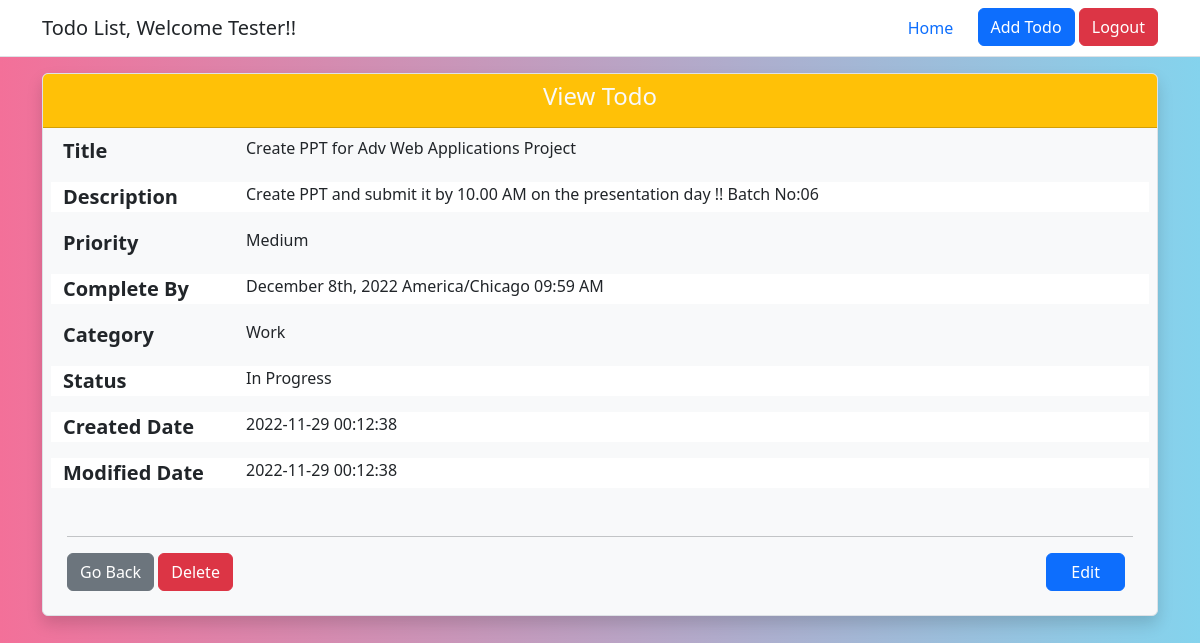
The page /controller/view_todo.php?id=2 (signed in) on the database as committed earlier.
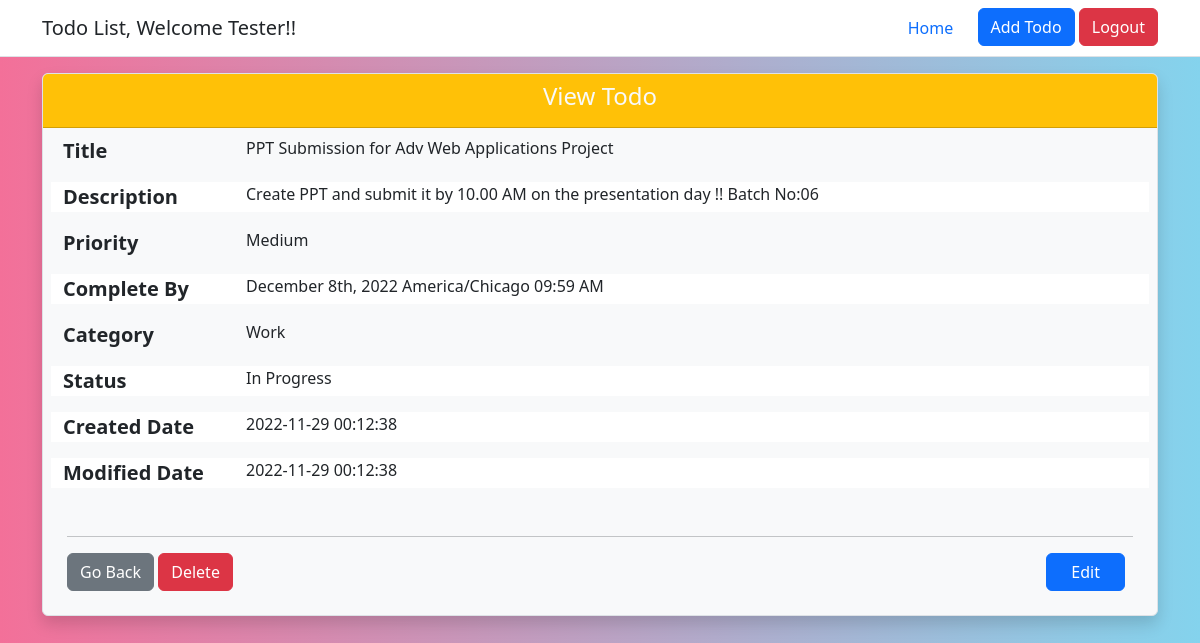
The same page on the database as committed later.
### tables this page shows
CREATE TABLE todos (
  todo_id int(10) NOT NULL AUTO_INCREMENT,
  title varchar(150) NOT NULL,
  description text,
  priority varchar(10) DEFAULT 'Medium',
  category varchar(10) DEFAULT 'Personal',
  status varchar(15) NOT NULL DEFAULT 'Not Started',
  due_date datetime NOT NULL,
  user_id int(10) NOT NULL,
  created_date datetime NOT NULL DEFAULT CURRENT_TIMESTAMP,
  modified_date datetime NOT NULL DEFAULT CURRENT_TIMESTAMP ON UPDATE CURRENT_TIMESTAMP,
  PRIMARY KEY (todo_id),
  FOREIGN KEY (user_id) REFERENCES users(user_id)
);

### controller/view_todo.php (the view, shortened to what this page needs)
<?php
require_once "../includes/utility.php";
$msg = '';
if (isset($_SESSION['user_mail']) && isset($_SESSION['login_status']) && !empty($_SESSION['user_mail']) && $_SESSION['login_status'] === 'SUCCESS') {
    if (isset($_GET['id']) && !empty($_GET['id'])) {
        $todoId =  htmlentities($_GET["id"]);
        $userDetails = getUserDetails($_SESSION['user_mail']);
        if ($todoId && $userDetails) {
            $sql = "SELECT * FROM todos WHERE todo_id= :id AND user_id= :uid";
            $param = array(
                "id" => $todoId,
                "uid" => $userDetails['user_id'],
            );
            $result = executeQuery($sql, $param, "ONE");
        } else {
            $msg = ERROR_404_MSG . ' ' . INVALID_PARAM_MSG;
        }
    } else {
        $msg = ERROR_404_MSG;
    }
} else {
    $msg = NEED_TO_LOGIN_MSG;
    header("refresh:1;url=" . INDEX_PAGE_LOCATION);
}
?>
<!doctype html>
<html lang="en">
<head>
    <?php getHead(); ?>
</head>
<body>
    <?php getHeader(); ?>
    <div id="viewContainer" class="container m-6">
        <div class="card bg-light rounded border shadow">
            <div class="card-header bg-warning text-center">
                <h4 class="card-title text-light">View Todo</h4>
            </div>
            <?php
            if ($result) {
            ?>
                <div class="m-2 row">
                    <div class="col-2">
                        <label for="title" class="fs-5 text-seoncdary fw-bold">Title </label>
                    </div>
                    <div class="col-10">
                        <output name="title" class="fs-6"><?php echo htmlentities($result['title']); ?></output>
                    </div>
                </div>
                <div class="m-2 row bg-white">
                    <div class="col-2">
                        <label for="description" class="fs-5 text-seoncdary fw-bold">Description</label>
                    </div>
                    <div class="col-10">
                        <output name="description" class="fs-6"><?php echo htmlentities($result['description']); ?></output>
                    </div>
                </div>
                <div class="m-2 row">
                    <div class="col-2">
                        <label for="priority" class="fs-5 text-seoncdary fw-bold">Priority </label>
                    </div>
                    <div class="col-10">
                        <output name="priority" class="fs-6"><?php echo htmlentities($result['priority']); ?></output>
                    </div>
                </div>
                <div class="m-2 row bg-white">
                    <div class="col-2">
                        <label for="duedate" class="fs-5 text-seoncdary fw-bold">Complete By</label>
                    </div>
                    <div class="col-10">
                        <output name="duedate" class="fs-6"><?php echo date("F jS, Y e h:i A", strtotime(htmlentities($result['due_date']))); ?></output>
                    </div>
                </div>
                <div class="m-2 row">
                    <div class="col-2">
                        <label for="category" class="fs-5 text-seoncdary fw-bold">Category</label>
                    </div>
                    <div class="col-10">
                        <output name="category" class="fs-6"><?php echo htmlentities($result['category']); ?></output>
                    </div>
                </div>
                <div class="m-2 row bg-white">
                    <div class="col-2">
                        <label for="status" class="fs-5 text-seoncdary fw-bold">Status</label>
                    </div>
                    <div class="col-10">
                        <output name="status" class="fs-6"><?php echo htmlentities($result['status']); ?></output>
                    </div>
                </div>
                <div class="m-2 row bg-white">
                    <div class="col-2">
                        <label for="createdon" class="fs-5 text-seoncdary fw-bold">Created Date</label>
                    </div>
                    <div class="col-10">
                        <output name="createdon" class="fs-6"><?php echo htmlentities($result['created_date']); ?></output>
                    </div>
                </div>
                <div class="m-2 row bg-white">
                    <div class="col-2">
                        <label for="createdon" class="fs-5 text-seoncdary fw-bold">Modified Date</label>
                    </div>
                    <div class="col-10">
                        <output name="createdon" class="fs-6"><?php echo htmlentities($result['modified_date']); ?></output>
                    </div>
                </div>
                <div class="card-body p-4">
                    <hr>
                    <div id="viewFooter" class="bg-light mt-3 clearfix">
                        <a href="<?php echo 'edit_todo.php?id=' . htmlentities($result['todo_id']); ?>" class="btn btn-primary float-end px-4 me-2">Edit</a>
                        <?php getDeleteButton($result['todo_id']); ?>
                    </div>
                </div>
            <?php
            } else { ?>
                <div class="bg-danger m-auto w-75 text-center p-5 fw-bold fs-4">
                    <?php echo htmlentities($msg); ?>
                </div>
            <?php
            }
            ?>
        </div>
    </div>
</body>
</html>
<?php
die();
?>

### includes/utility.php (shortened to what this page needs)
<?php
function executeQuery($sql, $binded_params, $fetchMode)
{
    $pdo = dbConnection();
    $stmt = $pdo->prepare($sql);
    if ($fetchMode == "NONE" && $stmt->execute($binded_params)) {
        return true;
    } elseif ($fetchMode == "ONE" && $stmt->execute($binded_params)) {
        $row = $stmt->fetch();
        return $row;
    } elseif ($fetchMode == "ALL" && $stmt->execute($binded_params)) {
        $rows = $stmt->fetchAll();
        return $rows;
    } else {
        return false;
    }
}
function getHead()
{
    $pageTitle = dynamicTitle();
    $output = '
    <title>' . htmlentities($pageTitle) . '</title>
    <link href="https://cdn.jsdelivr.net/npm/bootstrap@5.2.2/dist/css/bootstrap.min.css" rel="stylesheet">
    <link rel="stylesheet" href="https://cdn.jsdelivr.net/npm/bootstrap-icons@1.7.2/font/bootstrap-icons.css">
    ';
    echo $output;
}
function getHeader()
{
    $username = $_SESSION["user_fullname"];
    $output = '<header class="py-2 mb-3 border-bottom bg-white ">
        <div class="d-flex flex-wrap justify-content-center container">
            <a href="all_todos.php" class="d-flex align-items-center mb-3 mb-md-0 me-md-auto text-dark text-decoration-none">
                <span class="fs-5">Todo List, Welcome ' . htmlentities($username) . '!! </span>
            </a>
            <div class="nav nav-pills">
                <div class="nav-item"><a href="all_todos.php" class="nav-link btn btn-primary " aria-current="page">Home</a></div> &nbsp;&nbsp;
                <div class="nav-item"><a href="add_todo.php" class="btn btn-primary" id="add_todo_nav" name="add_todo_nav">Add Todo</a></div> &nbsp;
                <div class="nav-item"><a href="logout.php" class="btn btn-danger text-white">Logout</a></div>
            </div>
        </div>
        <div id="cover-spin"></div>
    </header>';
    echo $output;
}
function getDeleteButton($id)
{
    $output = '
    <a href="all_todos.php" id="cancel" name="cancel" class="btn btn-secondary">Go Back</a>
    <input type="button" class="btn btn-danger" data-bs-toggle="modal" data-bs-target="#deleteConfirmModal" value="Delete">
    <div class="modal fade" id="deleteConfirmModal" tabindex="-1" aria-labelledby="deleteConfirmModalLabel" aria-hidden="true">
        <div class="modal-dialog">
            <div class="modal-content">
                <div class="modal-header">
                    <h1 class="modal-title fs-5" id="deleteConfirmModalLabel">Delete Confirmation</h1>
                    <button type="button" class="btn-close" data-bs-dismiss="modal" aria-label="Close"></button>
                </div>
                <div class="modal-body">
                    <p>Are you sure you want to delete this record, this action cannot be undone...</p>
                </div>
                <div class="modal-footer">
                    <button type="button" class="btn btn-secondary" data-bs-dismiss="modal">Close</button>
                    <a href="delete_todo.php?id=' . htmlentities($id) . ' " class="btn btn-danger">Delete</a>
                </div>
            </div>
        </div>
    </div>';
    echo $output;
}
function dynamicTitle()
{
    $filename = basename($_SERVER["PHP_SELF"]);
    $pageTitle = "";
    switch ($filename) {
        case 'view_todo.php':
            $pageTitle = "View Todo List";
            break;
    }
    return $pageTitle;
}

### includes/utility.php (style rules this page uses)
body { min-width: 300px; background: linear-gradient(to right, #f37099, #84d3ed); }

Rows that differ between the two databases and show on the page:
changed todos "Create PPT and submit it by 10.00 AM on the presentation day !! Batch No:06": title "Create PPT for Adv Web Applications Project" → "PPT Submission for Adv Web Applications Project"
